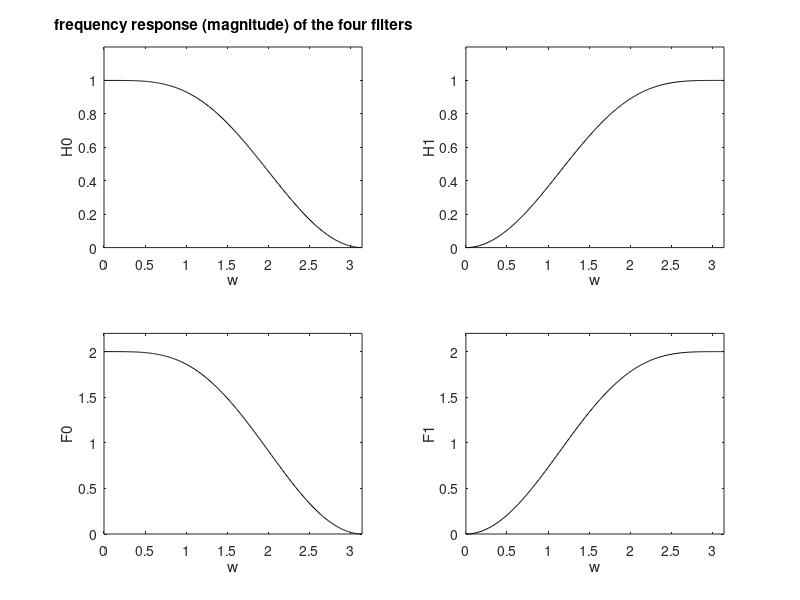

Here is the MATLAB script that generated this plot:
% Example of orthogonal filter bank
% the four filters, and a check of PR
r=2-sqrt(3);
h0=conv([1 2 1],[r -1]); 
sc=4*(1-sqrt(3)); %scaling with sum(h0(i))
h0=(1/sc)*h0; %prototype filter H0
for n=1:4, h1(n)=((-1)^n)*h0(5-n); end; % the CQF H1
for n=1:4, f0(n)=2*((-1)^(n-1))*h1(n); end; % the filter F0
for n=1:4, f1(n)=-2*((-1)^(n-1))*h0(n); end; % the filter F1

% Check of PR
prod1=conv(f0,h0);
prod2=conv(f1,h1);
nodist=prod1+prod2;

w=0:(2*pi/511):pi;
H0=abs(fft(h0,512)); %discrete Fourier transform
H1=abs(fft(h1,512)); % "  "  "
F0=abs(fft(f0,512)); % "  "  "
F1=abs(fft(f1,512)); % "  "  "


subplot(2,2,1)
plot(w,H0(1:256),'k');
axis([0 pi 0 1.2]);
ylabel('H0');xlabel('w');
title('frequency response (magnitude) of the four filters');
subplot(2,2,2)
plot(w,H1(1:256),'k');
axis([0 pi 0 1.2]);
ylabel('H1');xlabel('w');
subplot(2,2,3)
plot(w,F0(1:256),'k');
axis([0 pi 0 2.2]);
ylabel('F0');xlabel('w');
subplot(2,2,4)
plot(w,F1(1:256),'k');
axis([0 pi 0 2.2]);
ylabel('F1');xlabel('w');

nodist
